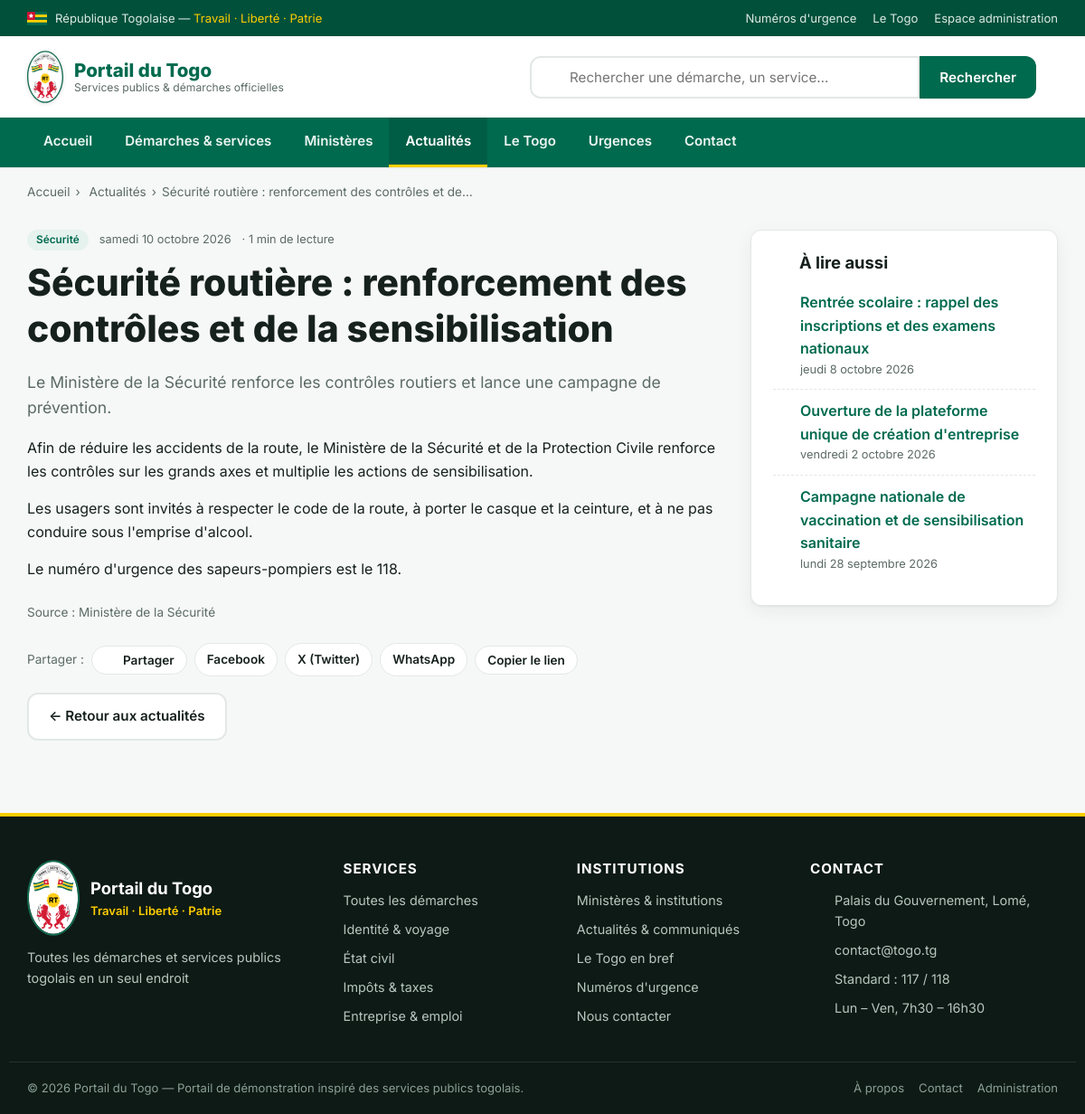
The page /pages/actualite.php?slug=securite-routiere-controles on the database its author committed.
### tables this page shows
CREATE TABLE `actualites` (
  `id`         INT AUTO_INCREMENT PRIMARY KEY,
  `titre`      VARCHAR(200) NOT NULL,
  `slug`       VARCHAR(220) NOT NULL UNIQUE,
  `extrait`    VARCHAR(400) DEFAULT NULL,
  `contenu`    TEXT,
  `categorie`  VARCHAR(80) DEFAULT 'Communiqué',
  `source`     VARCHAR(150) DEFAULT NULL,
  `source_url` VARCHAR(255) DEFAULT NULL,
  `auteur`     VARCHAR(120) DEFAULT NULL,
  `image`      VARCHAR(255) DEFAULT NULL,
  `date_pub`   DATETIME DEFAULT CURRENT_TIMESTAMP,
  `actif`      TINYINT(1) DEFAULT 1
);

### config/database.php (called while the page is built, shortened)
<?php
function db(): PDO
{
    static $pdo = null;
    if ($pdo === null) {
        $dsn = 'mysql:host=' . DB_HOST . ';port=' . DB_PORT . ';dbname=' . DB_NAME . ';charset=' . DB_CHARSET;
        $options = [
            PDO::ATTR_ERRMODE            => PDO::ERRMODE_EXCEPTION,
            PDO::ATTR_DEFAULT_FETCH_MODE => PDO::FETCH_ASSOC,
            PDO::ATTR_EMULATE_PREPARES   => false,
        ];
        try {
            $pdo = new PDO($dsn, DB_USER, DB_PASS, $options);
        } catch (PDOException $e) {
            if (DEBUG) {
                die('Erreur de connexion à la base de données : ' . $e->getMessage());
            }
            die('Le service est temporairement indisponible. Merci de réessayer plus tard.');
        }
    }
    return $pdo;
}

### pages/actualite.php (the view, shortened to what this page needs)
<?php
require_once __DIR__ . '/../includes/functions.php';
$slug = isset($_GET['slug']) ? trim($_GET['slug']) : '';
$stmt = db()->prepare('SELECT * FROM actualites WHERE slug = :slug AND actif = 1 LIMIT 1');
$stmt->execute(['slug' => $slug]);
$a = $stmt->fetch();
$autres = db()->prepare('SELECT * FROM actualites WHERE actif = 1 AND id <> :id ORDER BY date_pub DESC LIMIT 3');
$autres->execute(['id' => $a['id']]);
$autres = $autres->fetchAll();
require __DIR__ . '/../includes/header.php';
$paragraphes = preg_split('/\n\s*\n/', trim((string) $a['contenu']));
?>
<div class="container">
    <nav class="breadcrumb">
        <a href="<?= url('index.php') ?>">Accueil</a><span>›</span>
        <a href="<?= url('pages/actualites.php') ?>">Actualités</a><span>›</span><?= e(excerpt($a['titre'], 8)) ?>
    </nav>
</div>
<section class="section section--tight">
    <div class="container">
        <div class="two-col">
            <article>
                <div class="news__meta" style="margin-bottom:10px">
                    <span class="news__cat"><?= e($a['categorie']) ?></span>
                    <span><?= e(date_fr($a['date_pub'])) ?></span>
                    <span>· <?= reading_time($a['contenu']) ?> min de lecture</span>
                </div>
                <h1><?= e($a['titre']) ?></h1>
                <p class="lead" style="font-size:1.1rem;color:var(--muted)"><?= e($a['extrait']) ?></p>
                <div class="prose">
                    <?php foreach ($paragraphes as $p): ?>
                        <p><?= nl2br(e(trim($p))) ?></p>
                    <?php endforeach; ?>
                </div>
                <?php if ($a['source']): ?>
                    <p style="font-size:.85rem;color:var(--muted);margin-top:24px">
                        Source : <?= e($a['source']) ?><?php if ($a['source_url']): ?> — <a href="<?= e($a['source_url']) ?>" target="_blank" rel="noopener">lien</a><?php endif; ?>
                    </p>
                <?php endif; ?>
                <?= share_buttons(site_url('pages/actualite.php?slug=' . urlencode($a['slug'])), $a['titre']) ?>
                <a class="btn btn--ghost" style="margin-top:18px" href="<?= url('pages/actualites.php') ?>">← Retour aux actualités</a>
            </article>
            <aside class="sticky">
                <div class="panel">
                    <h2><?= icon('list', 20) ?> À lire aussi</h2>
                    <ul class="info-list">
                        <?php foreach ($autres as $o): ?>
                            <li>
                                <?= icon('arrow-right', 18) ?>
                                <span>
                                    <a href="<?= e(actualite_url($o)) ?>" style="font-weight:600"><?= e($o['titre']) ?></a>
                                    <em style="display:block;color:var(--muted);font-size:.8rem;font-style:normal"><?= e(date_fr($o['date_pub'])) ?></em>
                                </span>
                            </li>
                        <?php endforeach; ?>
                    </ul>
                </div>
            </aside>
        </div>
    </div>
</section>
<?php require __DIR__ . '/../includes/footer.php'; ?>

### includes/functions.php (shortened to what this page needs)
<?php
require_once __DIR__ . '/../config/database.php';
function e(?string $value): string
{
    return htmlspecialchars((string) $value, ENT_QUOTES | ENT_SUBSTITUTE, 'UTF-8');
}
function url(string $path = ''): string
{
    return rtrim(BASE_URL, '/') . '/' . ltrim($path, '/');
}
function asset(string $path): string
{
    return url('assets/' . ltrim($path, '/'));
}
function excerpt(?string $text, int $words = 25): string
{
    $text = trim(strip_tags((string) $text));
    $parts = preg_split('/\s+/', $text) ?: [];
    if (count($parts) <= $words) {
        return $text;
    }
    return implode(' ', array_slice($parts, 0, $words)) . '…';
}
function actualite_url(array $a): string
{
    return url('pages/actualite.php?slug=' . urlencode($a['slug']));
}
function date_fr(?string $date): string
{
    $ts = strtotime($date);
    $jours = ['dimanche', 'lundi', 'mardi', 'mercredi', 'jeudi', 'vendredi', 'samedi'];
    $mois = ['', 'janvier', 'février', 'mars', 'avril', 'mai', 'juin', 'juillet', 'août', 'septembre', 'octobre', 'novembre', 'décembre'];
    return sprintf(
        '%s %d %s %d',
        $jours[(int) date('w', $ts)],
        (int) date('j', $ts),
        $mois[(int) date('n', $ts)],
        (int) date('Y', $ts)
    );
}
function icon(string $name, int $size = 24, string $class = ''): string
{
    $p = $paths[$name] ?? $paths['folder'];
    $cls = $class ? ' class="' . e($class) . '"' : '';
    return '<svg' . $cls . ' xmlns="http://www.w3.org/2000/svg" width="' . $size . '" height="' . $size
        . '" viewBox="0 0 24 24" fill="none" stroke="currentColor" stroke-width="1.8" '
        . 'stroke-linecap="round" stroke-linejoin="round" aria-hidden="true">' . $p . '</svg>';
}
function togo_flag(int $w = 46): string
{
    $h = (int) round($w * 2 / 3);
    return '<svg class="flag" xmlns="http://www.w3.org/2000/svg" width="' . $w . '" height="' . $h
        . '" viewBox="0 0 60 40" role="img" aria-label="Drapeau du Togo">'
        . '<rect width="60" height="40" fill="#006a4e"/>'
        . '<rect y="8" width="60" height="8" fill="#ffce00"/>'
        . '<rect y="16" width="60" height="8" fill="#006a4e"/>'
        . '<rect y="24" width="60" height="8" fill="#ffce00"/>'
        . '<rect y="32" width="60" height="8" fill="#006a4e"/>'
        . '<rect width="24" height="24" fill="#d21034"/>'
        . '<path d="M12 4l2.35 4.76 5.25.76-3.8 3.7.9 5.23L12 15.98l-4.7 2.47.9-5.23-3.8-3.7 5.25-.76z" fill="#fff"/>'
        . '</svg>';
}
function togo_emblem(int $w = 40, string $class = 'emblem'): string
{
    $ratio = 1080 / 750;
    $h = (int) round($w * $ratio);
    return '<img class="' . e($class) . '" src="' . asset('img/armoiries-togo.svg')
        . '" width="' . $w . '" height="' . $h . '" alt="Armoiries de la République Togolaise" '
        . 'decoding="async">';
}
function site_url(string $path = ''): string
{
    $scheme = (!empty($_SERVER['HTTPS']) && $_SERVER['HTTPS'] !== 'off') ? 'https' : 'http';
    $host   = $_SERVER['HTTP_HOST'] ?? 'localhost';
    return $scheme . '://' . $host . url($path);
}
function share_buttons(string $url, string $title): string
{
    $u = urlencode($url);
    $t = urlencode($title);
    return '<div class="share">'
        . '<span>Partager :</span>'
        . '<button type="button" data-share data-share-title="' . e($title) . '">' . icon('share', 15) . ' Partager</button>'
        . '<a href="https://www.facebook.com/sharer/sharer.php?u=' . $u . '" target="_blank" rel="noopener">Facebook</a>'
        . '<a href="https://twitter.com/intent/tweet?url=' . $u . '&text=' . $t . '" target="_blank" rel="noopener">X (Twitter)</a>'
        . '<a href="https://wa.me/?text=' . $t . '%20' . $u . '" target="_blank" rel="noopener">WhatsApp</a>'
        . '<button type="button" data-copy="' . e($url) . '">Copier le lien</button>'
        . '</div>';
}
function reading_time(?string $text): int
{
    $words = str_word_count(strip_tags((string) $text), 0, 'àáâãäåçèéêëìíîïñòóôõöùúûüýÿÀÁÂÃÄÅÇÈÉÊËÌÍÎÏÑÒÓÔÕÖÙÚÛÜÝ');
    return max(1, (int) ceil($words / 200));
}

### assets/css/style.css (style rules this page uses)
:root { --green: #006a4e; --green-dark: #00503a; --green-light: #e6f2ee; --yellow: #ffce00; --yellow-light: #fff8dd; --red: #d21034; --red-light: #fde8ec; --ink: #16211d; --muted: #5c6b65; --line: #e2e8e5; --bg: #f6f8f7; --white: #ffffff; --radius: 12px; --radius-sm: 8px; --shadow: 0 1px 2px rgba(16, 40, 32, .06), 0 6px 20px rgba(16, 40, 32, .06); --shadow-lg: 0 12px 40px rgba(16, 40, 32, .14); --container: 1180px; --font: 'Inter', system-ui, -apple-system, 'Segoe UI', Roboto, Helvetica, Arial, sans-serif; }
* { box-sizing: border-box; }
html { scroll-behavior: smooth; }
body { margin: 0; font-family: var(--font); color: var(--ink); background: var(--bg); line-height: 1.6; -webkit-font-smoothing: antialiased; }
img { max-width: 100%; display: block; }
a { color: var(--green); text-decoration: none; }
h1, h2, h3, h4 { line-height: 1.25; color: var(--ink); margin: 0 0 .5em; }
h1 { font-size: clamp(1.7rem, 3.4vw, 2.6rem); font-weight: 800; }
h2 { font-size: clamp(1.35rem, 2.4vw, 1.9rem); font-weight: 700; }
p { margin: 0 0 1em; }
.container { width: 100%; max-width: var(--container); margin: 0 auto; padding: 0 20px; }
.emblem { display: inline-block; vertical-align: middle; }
.section { padding: 46px 0; }
.section--tight { padding: 30px 0; }
.breadcrumb { font-size: .85rem; color: var(--muted); padding: 16px 0 0; }
.breadcrumb a { color: var(--muted); }
.breadcrumb span { margin: 0 6px; }
.btn { display: inline-flex; align-items: center; gap: 9px; padding: 12px 22px; border-radius: var(--radius); font-weight: 600; font-family: inherit; font-size: .95rem; border: 2px solid transparent; cursor: pointer; transition: transform .12s, background .15s, box-shadow .15s; text-align: center; }
.btn--ghost { background: var(--white); border-color: var(--line); color: var(--ink); }
.news__meta { font-size: .8rem; color: var(--muted); display: flex; gap: 12px; align-items: center; margin-bottom: 8px; }
.news__cat { background: var(--green-light); color: var(--green); font-weight: 600; padding: 2px 10px; border-radius: 100px; font-size: .74rem; }
.prose { max-width: 800px; }
.panel { background: var(--white); border: 1px solid var(--line); border-radius: var(--radius); padding: 24px; box-shadow: var(--shadow); }
.panel h2 { font-size: 1.15rem; margin-top: 0; display: flex; align-items: center; gap: 9px; }
.panel h2 svg { color: var(--green); }
.info-list { list-style: none; padding: 0; margin: 0; }
.info-list li { display: flex; gap: 12px; padding: 11px 0; border-bottom: 1px dashed var(--line); }
.info-list li:last-child { border-bottom: 0; }
.info-list svg { color: var(--green); flex-shrink: 0; margin-top: 1px; }
.two-col { display: grid; grid-template-columns: 1fr 340px; gap: 30px; align-items: start; }
.sticky { position: sticky; top: 150px; }
.site-footer__contact svg { color: var(--yellow); flex-shrink: 0; margin-top: 2px; }
.card, .panel, .urgence-card, .stat { animation: rise .4s ease both; }
.brand .emblem { filter: drop-shadow(0 1px 2px rgba(0,0,0,.15)); }
svg { vertical-align: middle; }
.share { display: flex; align-items: center; gap: 8px; flex-wrap: wrap; margin-top: 22px; }
.share span { font-size: .85rem; color: var(--muted); }
.share button, .share a { display: inline-flex; align-items: center; gap: 6px; font-size: .85rem; font-weight: 600; background: var(--white); border: 1px solid var(--line); color: var(--ink); padding: 7px 13px; border-radius: 100px; cursor: pointer; font-family: inherit; }

### rows shown on the page
actualites: titre "Sécurité routière : renforcement des contrôles et de…", categorie "Sécurité", date_pub "samedi 10 octobre 2026", contenu "1", titre "Sécurité routière : renforcement des contrôles et de la sensibilisation", extrait "Le Ministère de la Sécurité renforce les contrôles routiers et lance une campagne de prévention.", contenu "Afin de réduire les accidents de la route, le Ministère de la Sécurité et de la Protection Civile renforce les contrôles sur les grands axes et multiplie les actions de sensibilisation.", contenu "Les usagers sont invités à respecter le code de la route, à porter le casque et la ceinture, et à ne pas conduire sous l'emprise d'alcool.", contenu "Le numéro d'urgence des sapeurs-pompiers est le 118.", source "Ministère de la Sécurité"
actualites: titre "Rentrée scolaire : rappel des inscriptions et des examens nationaux", date_pub "jeudi 8 octobre 2026"
actualites: titre "Ouverture de la plateforme unique de création d'entreprise", date_pub "vendredi 2 octobre 2026"
actualites: titre "Campagne nationale de vaccination et de sensibilisation sanitaire", date_pub "lundi 28 septembre 2026"

### other values the page prints
SITE_NAME "Portail du Togo"
SITE_TAGLINE "Toutes les démarches et services publics togolais en un seul endroit"
ADMIN_EMAIL "contact@togo.tg"
